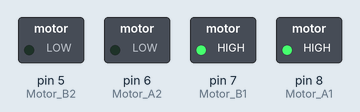
A sketch run on a simulated Arduino Uno, built with avr-gcc and run on an emulated ATmega328P. On the bench: switched loads named in the sketch (green lamp = pin HIGH).

Above: at 0.1 s.
Timing chart, 0 to 1.6 s (numbered marks = the images above):
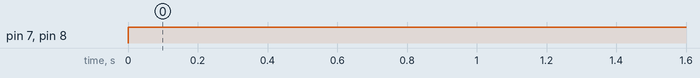

The sketch:

move.ino
```cpp
int Motor_A1 = 8;
int Motor_A2 = 6;
int Motor_B1 = 7;
int Motor_B2 = 5;

void setup() {
  pinMode(Motor_A1, OUTPUT);
  pinMode(Motor_A2, OUTPUT);
  pinMode(Motor_B1, OUTPUT);
  pinMode(Motor_B2, OUTPUT);
}

void loop() {
  digitalWrite(Motor_A1, HIGH);
  digitalWrite(Motor_A2, LOW);
  digitalWrite(Motor_B1, HIGH);
  digitalWrite(Motor_B2, LOW);
}
```

Measured:
- by itself, pin 7 (Motor_B1), pin 8 (Motor_A1): LOW → HIGH at 0.00 s
